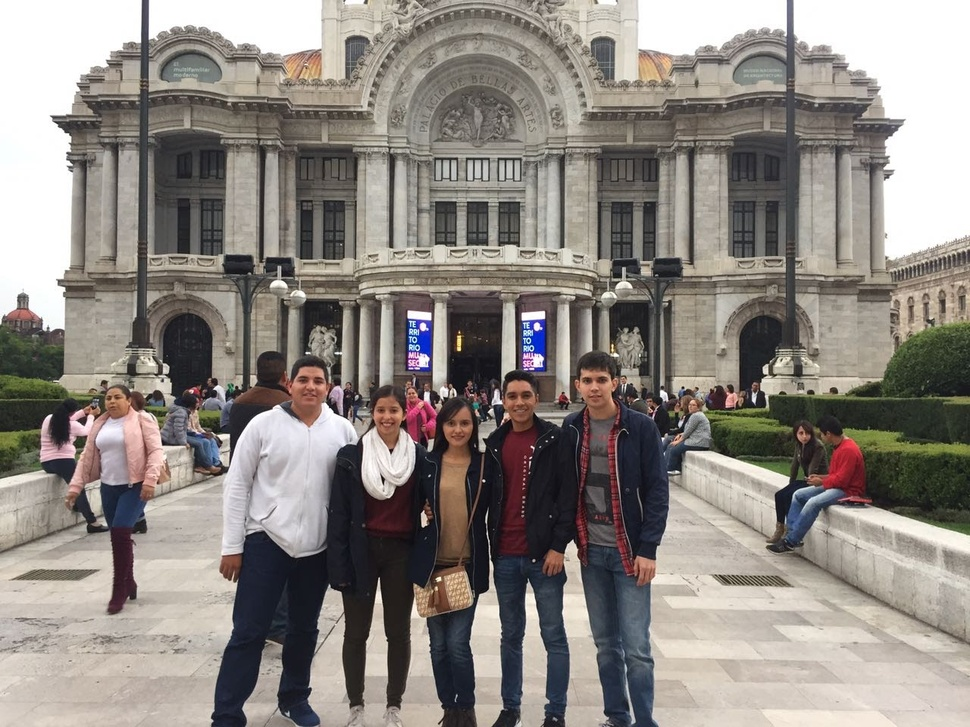
#> input picture prueba.jpg, 970 x 727 px, shrunk from 1280 x 960 before the run
$ python rostros.py
#> lines starting #> are read from the running program, lines starting #| are printed output that depends on the picture; after the words box and inside, x2 and y2 are one past the last pixel; in counts of white or black regions, pixels touching at a corner belong together
#!/usr/bin/env python3

import cv2
import sys

cascPath = "haarcascade_frontalface_alt2.xml"
faceCascade = cv2.CascadeClassifier(cascPath)
image = cv2.imread('prueba.jpg')
#> image is the input picture: shape (727, 970, 3); mean B, G, R 130.2, 135.9, 142.1
gray = cv2.cvtColor(image, cv2.COLOR_BGR2GRAY)
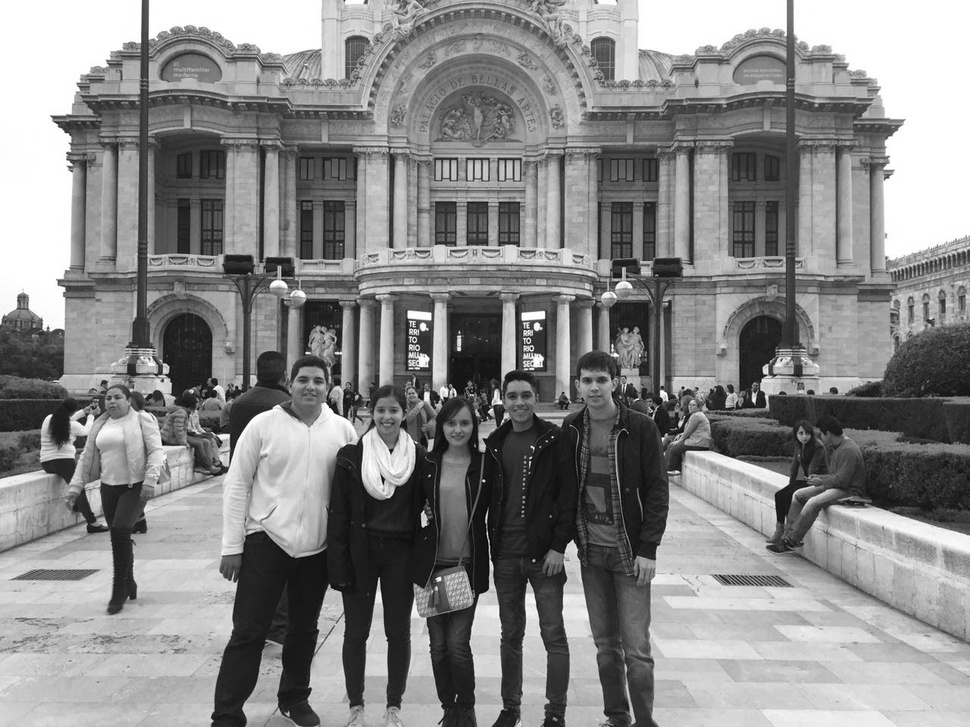
#> gray: shape (727, 970); min 0, max 255, mean 137.1
faces = faceCascade.detectMultiScale(
    gray,
    scaleFactor=1.1,
    minNeighbors=5,
    minSize=(30, 30),
    flags = cv2.CASCADE_SCALE_IMAGE
)
#> faces = [[289, 363, 44, 44], [572, 363, 45, 45], [499, 380, 41, 41], [369, 395, 39, 39], [438, 407, 40, 40]]
print("Se encontraron {0} rostros".format(len(faces)))
#| Se encontraron 5 rostros
for (x, y, w, h) in faces:
    cv2.rectangle(image, (x, y), (x+w, y+h), (0, 255, 0), 2)
#> this loop made 5 passes
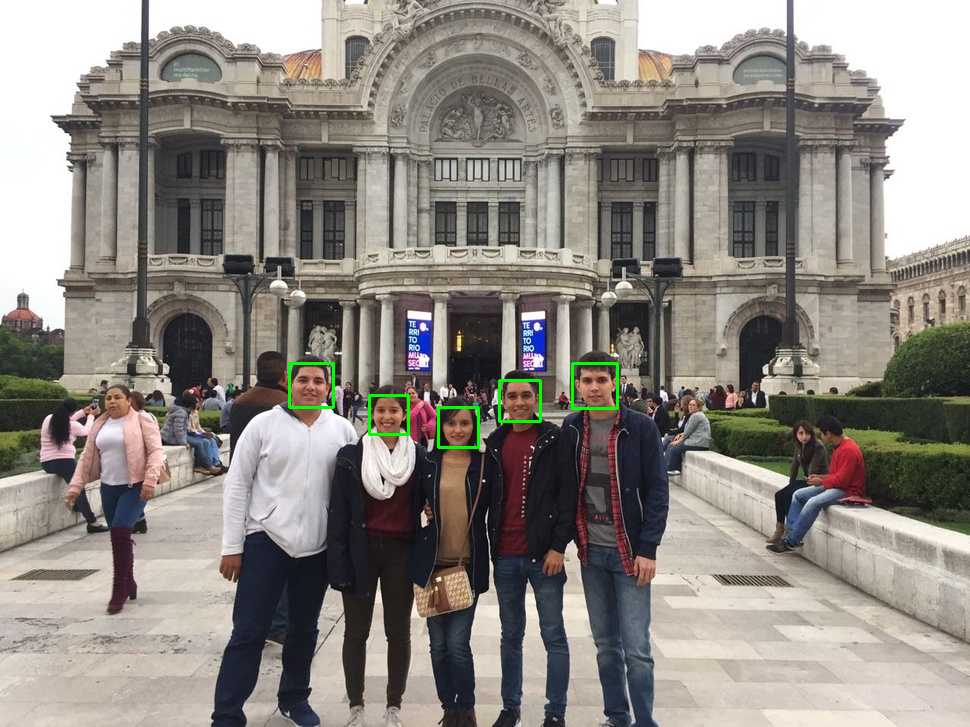
#> image: shape (727, 970, 3); 0.35% of pixels changed, all inside (x1, y1, x2, y2) = (288, 362, 619, 449)

cv2.imshow("Rostros encontrados", image)
cv2.waitKey(0)
